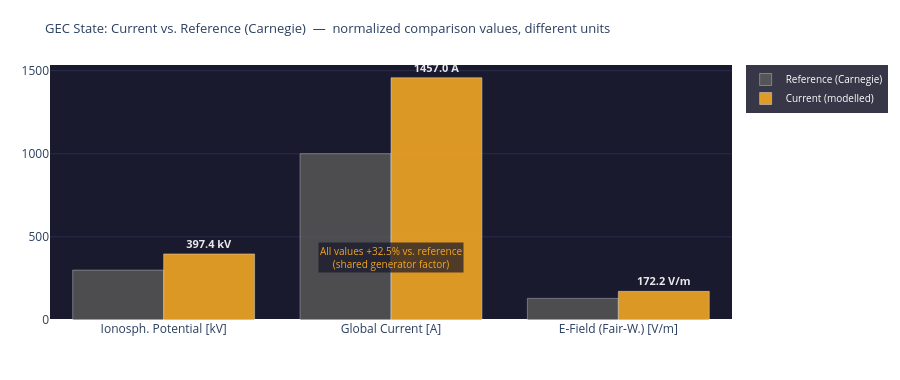

Notebook code for this chart:
### Markdown cell above
---
## 4. Visualizations

### Code cell
# ============================================================
# GEC STATE vs. REFERENCE
# Note: raw values have different units (kV, A, V/m)
# Comparison shows relative deviation from Carnegie reference
# ============================================================

metrics = [
    ('Ionosph. Potential', 'kV',  GEC_REF['V_iono_kV'], V_iono_mod),
    ('Global Current',     'A',   GEC_REF['I_total_A'], I_total_mod),
    ('E-Field (Fair-W.)',  'V/m', GEC_REF['E_field_Vm'], E_mod),
]
labels_units = [f'{m[0]}\n[{m[1]}]' for m in metrics]

fig = go.Figure()
fig.add_trace(go.Bar(
    name='Reference (Carnegie)',
    x=labels_units, y=[m[2] for m in metrics],
    marker_color='#5F5E5A', opacity=0.75
))
fig.add_trace(go.Bar(
    name='Current (modelled)',
    x=labels_units, y=[m[3] for m in metrics],
    marker_color='#F2A623', opacity=0.90,
    text=[f'<b>{m[3]:.1f} {m[1]}</b>' for m in metrics],
    textposition='outside',
    textfont=dict(color='white', size=11)
))

# Joint percentage value as annotation
delta_pct = round((V_iono_mod - GEC_REF['V_iono_kV']) / GEC_REF['V_iono_kV'] * 100, 1)
fig.add_annotation(
    x=1.0, y=max(GEC_REF['V_iono_kV'], V_iono_mod) * 0.95,
    text=f'All values {delta_pct:+.1f}% vs. reference<br>(shared generator factor)',
    showarrow=False, xanchor='center',
    font=dict(color='#F2A623', size=10),
    bgcolor='rgba(20,20,40,0.7)'
)

fig.update_layout(
    title=dict(
        text='GEC State: Current vs. Reference (Carnegie)  —  normalized comparison values, different units',
        font=dict(size=13)
    ),
    barmode='group',
    height=380,
    plot_bgcolor='#1a1a2e', paper_bgcolor='rgba(0,0,0,0)',
    margin=dict(l=50, r=50, t=65, b=60),
    legend=dict(bgcolor='rgba(20,20,40,0.85)', font=dict(color='white', size=10)),
    yaxis=dict(gridcolor='#2a2a4a')
)
fig.show()

print(f'GEC deviation from Carnegie reference: {delta_pct:+.1f}%')
print(f'  (all values scale with the same generator factor {generator_strength:.3f})')

### Figure 1 — Plotly figure (JSON) as saved in the notebook; plotly's stock layout.template omitted (floating-point values rounded to 4 significant figures)
{"data": [{"marker": {"color": "#5F5E5A"}, "name": "Reference (Carnegie)", "opacity": 0.75, "type": "bar", "x": ["Ionosph. Potential\n[kV]", "Global Current\n[A]", "E-Field (Fair-W.)\n[V/m]"], "y": [300.0, 1000.0, 130.0]}, {"marker": {"color": "#F2A623"}, "name": "Current (modelled)", "opacity": 0.9, "text": ["<b>397.4 kV</b>", "<b>1457.0 A</b>", "<b>172.2 V/m</b>"], "textfont": {"color": "white", "size": 11}, "textposition": "outside", "type": "bar", "x": ["Ionosph. Potential\n[kV]", "Global Current\n[A]", "E-Field (Fair-W.)\n[V/m]"], "y": [397.4, 1457.0, 172.2]}], "layout": {"annotations": [{"bgcolor": "rgba(20,20,40,0.7)", "font": {"color": "#F2A623", "size": 10}, "showarrow": false, "text": "All values +32.5% vs. reference<br>(shared generator factor)", "x": 1.0, "xanchor": "center", "y": 377.5}], "barmode": "group", "height": 380, "legend": {"bgcolor": "rgba(20,20,40,0.85)", "font": {"color": "white", "size": 10}}, "margin": {"b": 60, "l": 50, "r": 50, "t": 65}, "paper_bgcolor": "rgba(0,0,0,0)", "plot_bgcolor": "#1a1a2e", "title": {"font": {"size": 13}, "text": "GEC State: Current vs. Reference (Carnegie)  —  normalized comparison values, different units"}, "yaxis": {"gridcolor": "#2a2a4a"}}}
